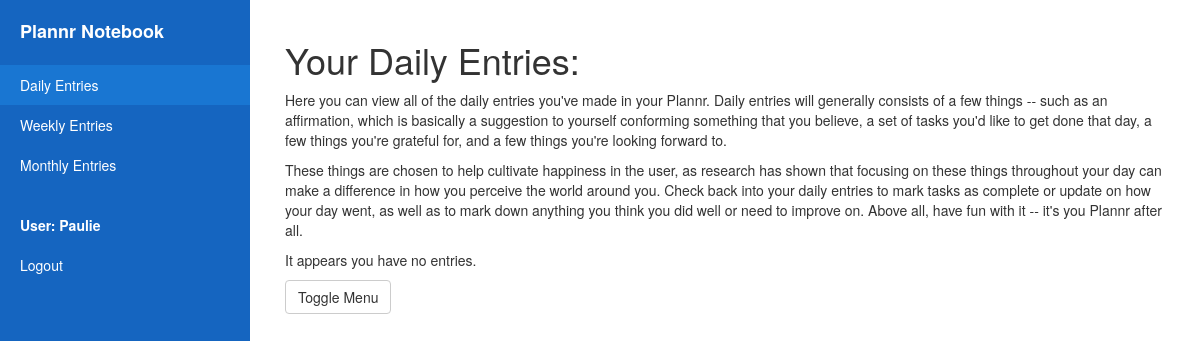
Page /notebook/daily/ (signed in) on the earlier database version.
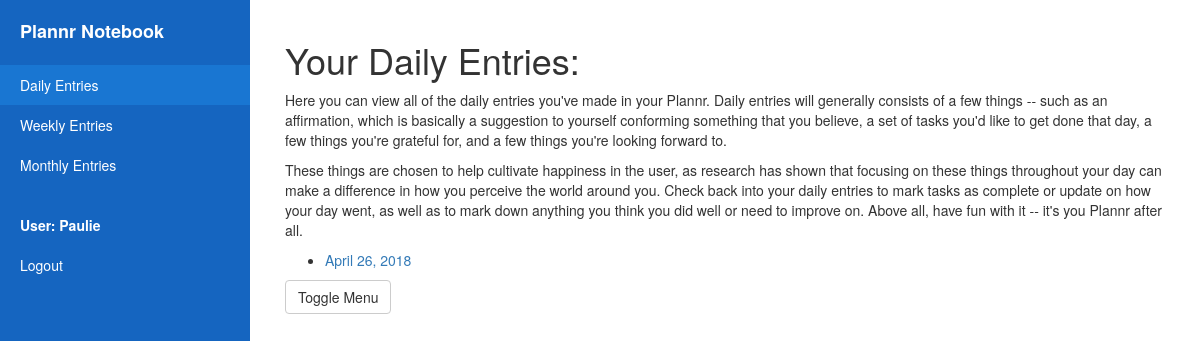
Same page on the later database version.
### notebook/models.py (models this page shows, shortened)
class DailyEntry(models.Model):
    author = models.ForeignKey(User, on_delete=models.CASCADE, null=True)
    entry_date = models.DateField()
    affirmation = models.TextField()
    def get_absolute_url(self):
        return reverse('daily_detail', args=[str(self.id)])

### notebook/views.py (the view)
# urls.py: path('daily/', views.DailyListView.as_view(), name='daily_list'),
class DailyListView(LoginRequiredMixin, ListView):
    model = DailyEntry
    login_url = '/accounts/login/'
    paginate_by = 10
    def get_queryset(self):
        return DailyEntry.objects.filter(author=self.request.user)

### notebook/templates/notebook/dailyentry_list.html
{% extends "notebook/dailysection.html" %}
{% block content %}
    <h1>Your Daily Entries:</h1>
    <p>Here you can view all of the daily entries you've made in your Plannr.  Daily entries will generally consists of a few things -- such as an affirmation,
        which is basically a suggestion to yourself conforming something that you believe, a set of tasks you'd like to get done that day, a few things you're
        grateful for, and a few things you're looking forward to.
    </p>
    <p>These things are chosen to help cultivate happiness in the user, as research has shown that focusing on these things throughout your day can make a
        difference in how you perceive the world around you.  Check back into your daily entries to mark tasks as complete or update on how your day went, as well
        as to mark down anything you think you did well or need to improve on.  Above all, have fun with it -- it's you Plannr after all.
    </p>
    {% if dailyentry_list %}
    <ul>
        {% for entry in dailyentry_list %}
        <li>
            <a href="{{ entry.get_absolute_url }}">{{ entry.entry_date }}</a>
        </li>
        {% endfor %}
    </ul>
    {% else %}
        <p>It appears you have no entries.</p>
    {% endif %}
{% endblock %}

### notebook/templates/notebook/dailysection.html
{% extends "base_notebook.html" %}
{%block page_marker %}
<li>
    <a href="/notebook/daily" style="background: #1976D2">Daily Entries</a>
</li>
<li>
    <a href="/notebook/weekly">Weekly Entries</a>
</li>
<li>
    <a href="/notebook/monthly">Monthly Entries</a>
</li>
{% endblock %}

### notebook/templates/base_notebook.html (shortened to what this page needs)
{% extends "main_base.html" %}
{% block specific_stylesheets %}
{% load static %}
<link rel="stylesheet" href="{% static 'css/simple-sidebar.css' %}">
{% endblock %}
{% block main_content %}
<div id="wrapper">
    <div id="sidebar-wrapper">
        <ul class="sidebar-nav">
            <li class="sidebar-brand">
                <a href="/">
                    <strong>Plannr Notebook</strong>
                </a>
            </li>
            {% block page_marker %}{% endblock %}
            <br>
            {% if user.is_authenticated %}
                <li style="color: #fff"><strong>User: {{ user.get_username }}</strong></li>
                <li><a href="{% url 'logout' %}?next={{request.path}}">Logout</a></li>
            {% else %}
                <li><a href="{% url 'login' %}?next={{request.path}}">Login</a></li>
            {% endif %}
        </ul>
    </div>
    <div id="page-content-wrapper">
        <div class="container-fluid">
            <div class="row">
                <div class="col-lg-12">
                    {% block content %}{% endblock %}
                    <a href="#menu-toggle" class="btn btn-default" id="menu-toggle">Toggle Menu</a>
                </div>
            </div>
        </div>
    </div>
</div>
{% endblock %}

### notebook/templates/main_base.html (shortened to what this page needs)
<!DOCTYPE html>
<html lang="en">
<head>
    {% load static %}
    <link rel="stylesheet" href="{% static 'css/bootstrap.min.css' %}">
    {% block specific_stylesheets %}{% endblock %}
</head>
<body>
    {% block main_content %}{% endblock %}
</body>
</html>

### notebook/static/css/simple-sidebar.css (style rules this page uses)
body { overflow-x: hidden; }
#wrapper { padding-left: 0; -webkit-transition: all 0.5s ease; -moz-transition: all 0.5s ease; -o-transition: all 0.5s ease; transition: all 0.5s ease; }
#sidebar-wrapper { z-index: 1000; position: fixed; left: 250px; width: 0; height: 100%; margin-left: -250px; overflow-y: auto; background: #1565C0; -webkit-transition: all 0.5s ease; -moz-transition: all 0.5s ease; -o-transition: all 0.5s ease; transition: all 0.5s ease; }
#page-content-wrapper { width: 100%; position: absolute; padding: 15px; }
.sidebar-nav { position: absolute; top: 0; width: 250px; margin: 0; padding: 0; list-style: none; }
.sidebar-nav li { text-indent: 20px; line-height: 40px; }
.sidebar-nav li a { display: block; text-decoration: none; color: #fff; }
.sidebar-nav > .sidebar-brand { height: 65px; font-size: 18px; line-height: 60px; }
.sidebar-nav > .sidebar-brand a { color: #fff; }
@media (min-width:768px) { #wrapper { padding-left: 250px; } }
@media (min-width:768px) { #sidebar-wrapper { width: 250px; } }
@media (min-width:768px) { #page-content-wrapper { padding: 20px; position: relative; } }

Differences in the rows shown:
added DailyEntry: entry_date "April 26, 2018"
Other differences:
text no longer shown: "It appears you have no entries."
